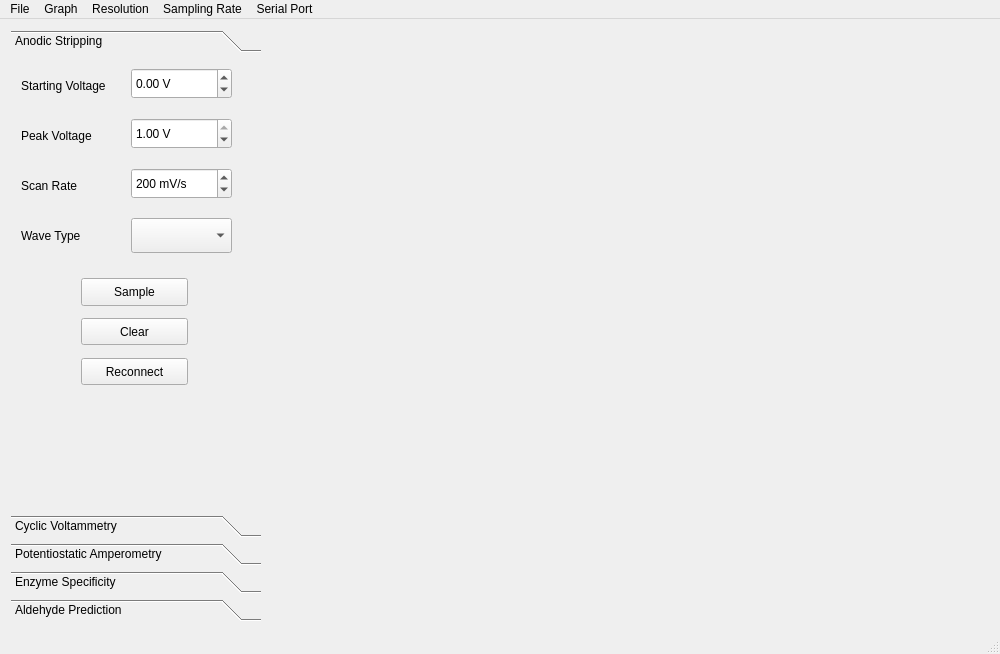
<?xml version="1.0" encoding="UTF-8"?>
<ui version="4.0">
 <class>MainWindow</class>
 <widget class="QMainWindow" name="MainWindow">
  <property name="geometry">
   <rect>
    <x>0</x>
    <y>0</y>
    <width>1000</width>
    <height>654</height>
   </rect>
  </property>
  <property name="windowTitle">
   <string>OliView</string>
  </property>
  <widget class="QWidget" name="centralWidget">
   <layout class="QHBoxLayout" name="horizontalLayout">
    <item>
     <widget class="QToolBox" name="toolBox2">
      <property name="maximumSize">
       <size>
        <width>250</width>
        <height>16777215</height>
       </size>
      </property>
      <widget class="QWidget" name="toolBoxPage1_2">
       <property name="geometry">
        <rect>
         <x>0</x>
         <y>0</y>
         <width>250</width>
         <height>417</height>
        </rect>
       </property>
       <attribute name="label">
        <string>Anodic Stripping</string>
       </attribute>
       <widget class="QPushButton" name="sampButtonAS">
        <property name="geometry">
         <rect>
          <x>70</x>
          <y>220</y>
          <width>107</width>
          <height>28</height>
         </rect>
        </property>
        <property name="text">
         <string>Sample</string>
        </property>
       </widget>
       <widget class="QPushButton" name="reconButton">
        <property name="geometry">
         <rect>
          <x>70</x>
          <y>300</y>
          <width>107</width>
          <height>27</height>
         </rect>
        </property>
        <property name="text">
         <string>Reconnect</string>
        </property>
       </widget>
       <widget class="QDoubleSpinBox" name="ASstartVolt">
        <property name="geometry">
         <rect>
          <x>120</x>
          <y>10</y>
          <width>101</width>
          <height>31</height>
         </rect>
        </property>
        <property name="suffix">
         <string> V</string>
        </property>
        <property name="minimum">
         <double>-1.000000000000000</double>
        </property>
        <property name="maximum">
         <double>1.000000000000000</double>
        </property>
        <property name="singleStep">
         <double>0.010000000000000</double>
        </property>
       </widget>
       <widget class="QLabel" name="label_4">
        <property name="geometry">
         <rect>
          <x>10</x>
          <y>20</y>
          <width>101</width>
          <height>16</height>
         </rect>
        </property>
        <property name="text">
         <string>Starting Voltage</string>
        </property>
       </widget>
       <widget class="QDoubleSpinBox" name="ASscanRate">
        <property name="geometry">
         <rect>
          <x>120</x>
          <y>110</y>
          <width>101</width>
          <height>31</height>
         </rect>
        </property>
        <property name="suffix">
         <string> mV/s</string>
        </property>
        <property name="decimals">
         <number>0</number>
        </property>
        <property name="minimum">
         <double>10.000000000000000</double>
        </property>
        <property name="maximum">
         <double>2000.000000000000000</double>
        </property>
        <property name="value">
         <double>200.000000000000000</double>
        </property>
       </widget>
       <widget class="QLabel" name="label_5">
        <property name="geometry">
         <rect>
          <x>10</x>
          <y>120</y>
          <width>91</width>
          <height>16</height>
         </rect>
        </property>
        <property name="text">
         <string>Scan Rate</string>
        </property>
       </widget>
       <widget class="QDoubleSpinBox" name="ASpeakVolt">
        <property name="geometry">
         <rect>
          <x>120</x>
          <y>60</y>
          <width>101</width>
          <height>31</height>
         </rect>
        </property>
        <property name="suffix">
         <string> V</string>
        </property>
        <property name="minimum">
         <double>-1.000000000000000</double>
        </property>
        <property name="maximum">
         <double>1.000000000000000</double>
        </property>
        <property name="singleStep">
         <double>0.010000000000000</double>
        </property>
        <property name="value">
         <double>1.000000000000000</double>
        </property>
       </widget>
       <widget class="QLabel" name="label_6">
        <property name="geometry">
         <rect>
          <x>10</x>
          <y>170</y>
          <width>91</width>
          <height>16</height>
         </rect>
        </property>
        <property name="text">
         <string>Wave Type</string>
        </property>
       </widget>
       <widget class="QPushButton" name="clrButton">
        <property name="geometry">
         <rect>
          <x>70</x>
          <y>260</y>
          <width>107</width>
          <height>27</height>
         </rect>
        </property>
        <property name="text">
         <string>Clear</string>
        </property>
       </widget>
       <widget class="QLabel" name="label_7">
        <property name="geometry">
         <rect>
          <x>10</x>
          <y>70</y>
          <width>101</width>
          <height>16</height>
         </rect>
        </property>
        <property name="text">
         <string>Peak Voltage</string>
        </property>
       </widget>
       <widget class="QComboBox" name="ASwaveType">
        <property name="geometry">
         <rect>
          <x>120</x>
          <y>160</y>
          <width>101</width>
          <height>35</height>
         </rect>
        </property>
       </widget>
      </widget>
      <widget class="QWidget" name="toolBoxPage2_2">
       <property name="geometry">
        <rect>
         <x>0</x>
         <y>0</y>
         <width>250</width>
         <height>417</height>
        </rect>
       </property>
       <attribute name="label">
        <string>Cyclic Voltammetry</string>
       </attribute>
       <widget class="QDoubleSpinBox" name="CVstartVolt">
        <property name="geometry">
         <rect>
          <x>120</x>
          <y>10</y>
          <width>101</width>
          <height>31</height>
         </rect>
        </property>
        <property name="suffix">
         <string> V</string>
        </property>
        <property name="minimum">
         <double>-1.000000000000000</double>
        </property>
        <property name="maximum">
         <double>1.000000000000000</double>
        </property>
        <property name="singleStep">
         <double>0.010000000000000</double>
        </property>
       </widget>
       <widget class="QLabel" name="label_8">
        <property name="geometry">
         <rect>
          <x>10</x>
          <y>20</y>
          <width>101</width>
          <height>16</height>
         </rect>
        </property>
        <property name="text">
         <string>Starting Voltage</string>
        </property>
       </widget>
       <widget class="QDoubleSpinBox" name="CVpeakVolt">
        <property name="geometry">
         <rect>
          <x>120</x>
          <y>60</y>
          <width>101</width>
          <height>31</height>
         </rect>
        </property>
        <property name="suffix">
         <string> V</string>
        </property>
        <property name="minimum">
         <double>-1.000000000000000</double>
        </property>
        <property name="maximum">
         <double>1.000000000000000</double>
        </property>
        <property name="singleStep">
         <double>1.001000000000000</double>
        </property>
        <property name="value">
         <double>1.000000000000000</double>
        </property>
       </widget>
       <widget class="QLabel" name="label_9">
        <property name="geometry">
         <rect>
          <x>10</x>
          <y>70</y>
          <width>91</width>
          <height>16</height>
         </rect>
        </property>
        <property name="text">
         <string>Peak Voltage</string>
        </property>
       </widget>
       <widget class="QDoubleSpinBox" name="CVscanRate">
        <property name="geometry">
         <rect>
          <x>120</x>
          <y>110</y>
          <width>101</width>
          <height>31</height>
         </rect>
        </property>
        <property name="suffix">
         <string> mV/s</string>
        </property>
        <property name="decimals">
         <number>0</number>
        </property>
        <property name="minimum">
         <double>10.000000000000000</double>
        </property>
        <property name="maximum">
         <double>2000.000000000000000</double>
        </property>
        <property name="singleStep">
         <double>1.000000000000000</double>
        </property>
        <property name="value">
         <double>200.000000000000000</double>
        </property>
       </widget>
       <widget class="QLabel" name="label_10">
        <property name="geometry">
         <rect>
          <x>10</x>
          <y>120</y>
          <width>91</width>
          <height>16</height>
         </rect>
        </property>
        <property name="text">
         <string>Scan Rate</string>
        </property>
       </widget>
       <widget class="QPushButton" name="sampButtonCV">
        <property name="geometry">
         <rect>
          <x>70</x>
          <y>170</y>
          <width>107</width>
          <height>28</height>
         </rect>
        </property>
        <property name="text">
         <string>Sample</string>
        </property>
       </widget>
      </widget>
      <widget class="QWidget" name="toolBoxPage3_2">
       <property name="geometry">
        <rect>
         <x>0</x>
         <y>0</y>
         <width>250</width>
         <height>417</height>
        </rect>
       </property>
       <attribute name="label">
        <string>Potentiostatic Amperometry</string>
       </attribute>
       <widget class="QDoubleSpinBox" name="PApotVolt">
        <property name="geometry">
         <rect>
          <x>120</x>
          <y>60</y>
          <width>101</width>
          <height>31</height>
         </rect>
        </property>
        <property name="suffix">
         <string> V</string>
        </property>
        <property name="minimum">
         <double>-1.000000000000000</double>
        </property>
        <property name="maximum">
         <double>1.000000000000000</double>
        </property>
        <property name="singleStep">
         <double>0.010000000000000</double>
        </property>
        <property name="value">
         <double>0.600000000000000</double>
        </property>
       </widget>
       <widget class="QLabel" name="label_11">
        <property name="geometry">
         <rect>
          <x>10</x>
          <y>20</y>
          <width>101</width>
          <height>16</height>
         </rect>
        </property>
        <property name="text">
         <string>Sampling Time</string>
        </property>
       </widget>
       <widget class="QDoubleSpinBox" name="PAsampTime">
        <property name="geometry">
         <rect>
          <x>120</x>
          <y>10</y>
          <width>101</width>
          <height>31</height>
         </rect>
        </property>
        <property name="suffix">
         <string> s</string>
        </property>
        <property name="singleStep">
         <double>0.010000000000000</double>
        </property>
       </widget>
       <widget class="QLabel" name="label_12">
        <property name="geometry">
         <rect>
          <x>10</x>
          <y>70</y>
          <width>101</width>
          <height>16</height>
         </rect>
        </property>
        <property name="text">
         <string>Potential at CE</string>
        </property>
       </widget>
       <widget class="QPushButton" name="sampButtonPA">
        <property name="geometry">
         <rect>
          <x>70</x>
          <y>120</y>
          <width>107</width>
          <height>28</height>
         </rect>
        </property>
        <property name="text">
         <string>Sample</string>
        </property>
       </widget>
      </widget>
      <widget class="QWidget" name="toolBoxPage4_2">
       <property name="geometry">
        <rect>
         <x>0</x>
         <y>0</y>
         <width>250</width>
         <height>417</height>
        </rect>
       </property>
       <attribute name="label">
        <string>Enzyme Specificity</string>
       </attribute>
       <widget class="QListWidget" name="listWidget">
        <property name="geometry">
         <rect>
          <x>10</x>
          <y>41</y>
          <width>221</width>
          <height>221</height>
         </rect>
        </property>
       </widget>
      </widget>
      <widget class="QWidget" name="page">
       <property name="geometry">
        <rect>
         <x>0</x>
         <y>0</y>
         <width>250</width>
         <height>417</height>
        </rect>
       </property>
       <attribute name="label">
        <string>Aldehyde Prediction</string>
       </attribute>
      </widget>
     </widget>
    </item>
    <item>
     <widget class="QCustomPlot" name="customPlot" native="true">
      <property name="layoutDirection">
       <enum>Qt::LeftToRight</enum>
      </property>
     </widget>
    </item>
   </layout>
  </widget>
  <widget class="QStatusBar" name="statusBar"/>
  <widget class="QMenuBar" name="menuBar">
   <property name="geometry">
    <rect>
     <x>0</x>
     <y>0</y>
     <width>1000</width>
     <height>22</height>
    </rect>
   </property>
   <widget class="QMenu" name="menuSerial_Port">
    <property name="title">
     <string>Serial Port</string>
    </property>
    <widget class="QMenu" name="menuSelect_Port">
     <property name="title">
      <string>Select Port</string>
     </property>
    </widget>
    <addaction name="menuSelect_Port"/>
    <addaction name="separator"/>
    <addaction name="actionReconnect"/>
    <addaction name="actionDisconnect"/>
   </widget>
   <widget class="QMenu" name="menuResolution">
    <property name="title">
     <string>Resolution</string>
    </property>
    <addaction name="action_10_A"/>
    <addaction name="action_1000_nA"/>
    <addaction name="action_100_nA"/>
    <addaction name="action_10_nA"/>
   </widget>
   <widget class="QMenu" name="menuGraph">
    <property name="title">
     <string>Graph</string>
    </property>
    <addaction name="actionClear_All"/>
    <addaction name="actionReset_Axis"/>
   </widget>
   <widget class="QMenu" name="menuSampling_Rate">
    <property name="title">
     <string>Sampling Rate</string>
    </property>
    <addaction name="action2000_Hz"/>
    <addaction name="action5000_Hz"/>
    <addaction name="action10000_Hz"/>
   </widget>
   <widget class="QMenu" name="menuFile">
    <property name="title">
     <string>File</string>
    </property>
    <addaction name="actionClose"/>
    <addaction name="separator"/>
    <addaction name="actionAbout_Us"/>
   </widget>
   <addaction name="menuFile"/>
   <addaction name="menuGraph"/>
   <addaction name="menuResolution"/>
   <addaction name="menuSampling_Rate"/>
   <addaction name="menuSerial_Port"/>
  </widget>
  <action name="actionDisconnect">
   <property name="text">
    <string>Disconnect</string>
   </property>
  </action>
  <action name="actionReconnect">
   <property name="text">
    <string>Reconnect</string>
   </property>
  </action>
  <action name="action_10_A">
   <property name="text">
    <string>+/- 10 µA</string>
   </property>
  </action>
  <action name="action_1000_nA">
   <property name="text">
    <string>+/- 1000 nA</string>
   </property>
  </action>
  <action name="action_100_nA">
   <property name="text">
    <string>+/- 100 nA</string>
   </property>
  </action>
  <action name="action_10_nA">
   <property name="text">
    <string>+/- 10 nA</string>
   </property>
  </action>
  <action name="actionClear_All">
   <property name="text">
    <string>Clear All</string>
   </property>
  </action>
  <action name="actionReset_Axis">
   <property name="text">
    <string>Reset Axis</string>
   </property>
  </action>
  <action name="action2000_Hz">
   <property name="text">
    <string>2000 Hz</string>
   </property>
  </action>
  <action name="action5000_Hz">
   <property name="text">
    <string>5000 Hz</string>
   </property>
  </action>
  <action name="action10000_Hz">
   <property name="text">
    <string>10000 Hz</string>
   </property>
  </action>
  <action name="actionPortNames">
   <property name="text">
    <string>PortNamesGoHere</string>
   </property>
  </action>
  <action name="actionClose">
   <property name="text">
    <string>Close</string>
   </property>
  </action>
  <action name="actionAbout_Us">
   <property name="text">
    <string>About Us</string>
   </property>
  </action>
  <action name="actionHello">
   <property name="text">
    <string>hello</string>
   </property>
  </action>
  <action name="actionWork">
   <property name="text">
    <string>work</string>
   </property>
  </action>
  <action name="actionHello_2">
   <property name="text">
    <string>hello</string>
   </property>
  </action>
 </widget>
 <layoutdefault spacing="6" margin="11"/>
 <customwidgets>
  <customwidget>
   <class>QCustomPlot</class>
   <extends>QWidget</extends>
   <header>../../qcustomplot.h</header>
   <container>1</container>
  </customwidget>
 </customwidgets>
 <resources/>
 <connections/>
</ui>
